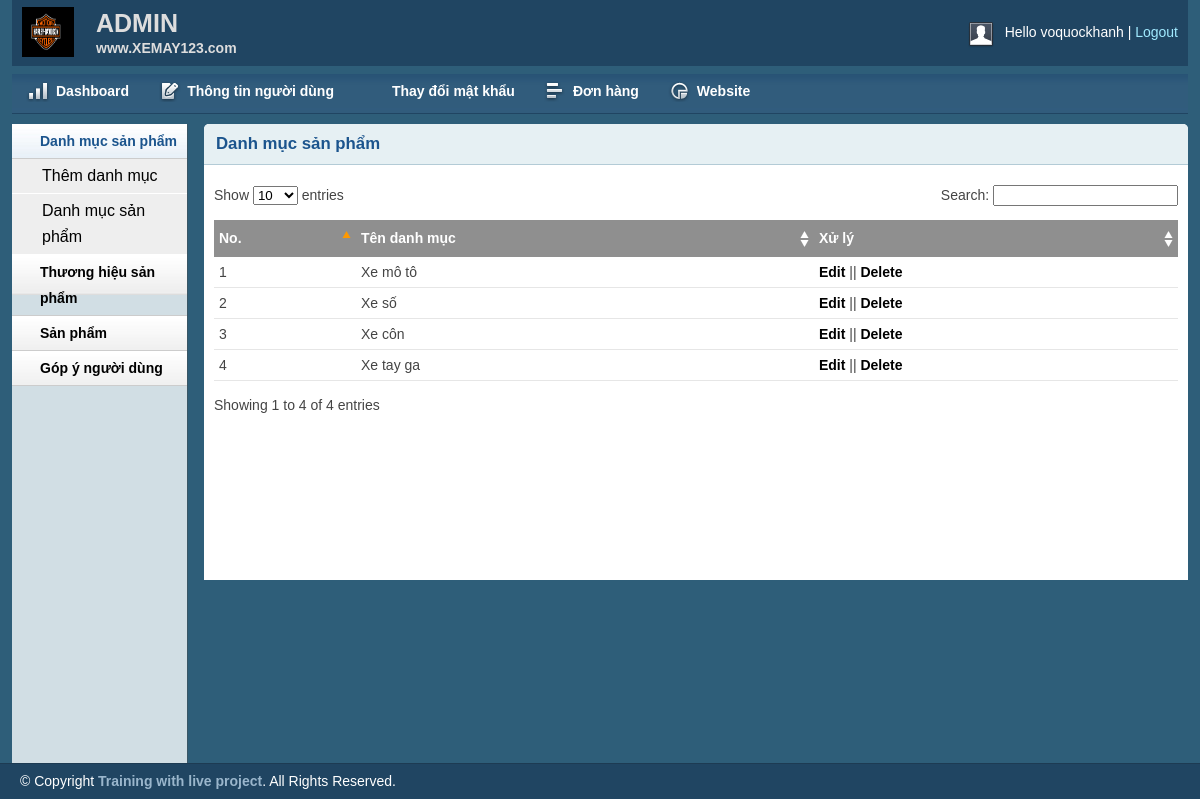
The app's page /admin/catlist.php (signed in) with its own data.
### tables this page shows
CREATE TABLE `tbl_category` (
  `catId` int(11) NOT NULL,
  `catName` varchar(255) NOT NULL
);

### lib/database.php (called while the page is built, shortened)
<?php
class Database {
    public $host = DB_HOST;
    public $user = DB_USER;
    public $pass = DB_PASS;
    public $dbname = DB_NAME;
    public $link;
    private function connectDB() {
        $this->link = new mysqli($this->host, $this->user, $this->pass, $this->dbname);
        $this->link->set_charset("utf8");
    }
    public function insert($query) {
        $insert_row = $this->link->query($query) or die($this->link->error . __LINE__);
        if ($insert_row) {
            return $insert_row;
        } else {
            return false;
        }
    }
}
?>

### classes/category.php (called while the page is built, shortened)
<?php
$filepath = realpath(dirname(__FILE__));
include_once ($filepath.'/../lib/database.php');
?>
<?php
class category
{
	private $db;
	public function __construct()
	{
		$this->db = new Database();
	}
	public function show_category()
	{
		$query = "SELECT * FROM tbl_category order by catId DESC";
			$result =$this->db->insert($query);
			return $result;
	}
}
?>

### admin/catlist.php (the view, shortened to what this page needs)
<?php include 'inc/header.php';?>
<?php include 'inc/sidebar.php';?>
<?php include '../classes/category.php';  ?>
<?php
    $cat = new category();
 ?>
        <div class="grid_10">
            <div class="box round first grid">
                <h2>Danh mục sản phẩm</h2>
                <div class="block">
                    <table class="data display datatable" id="example">
					<thead>
						<tr>
							<th>No.</th>
							<th>Tên danh mục</th>
							<th>Xử lý</th>
						</tr>
					</thead>
					<tbody>
						<?php
							$show_cat = $cat -> show_category();
							if($show_cat){
								$i = 0;
								while($result = $show_cat -> fetch_assoc()){
									$i++;
						?>
						<tr class="odd gradeX">
							<td><?php echo $i; ?></td>
							<td><?php echo $result['catName']; ?></td>
							<td><a href="catedit.php?catid=<?php echo $result['catId']; ?>">Edit</a> || <a onclick = "return confirm('Are you want to delete???')" href="?delid=<?php echo $result['catId'] ?>">Delete</a></td>
						</tr>
						<?php
							}
						}
						 ?>
					</tbody>
				</table>
               </div>
            </div>
        </div>
<?php include 'inc/footer.php';?>

### admin/css/text.css (style rules this page uses)
body { font: 13px/1.5 Tahoma, Helvetica, Arial, 'Liberation Sans', FreeSans, sans-serif; }
h2 { font-size: 23px; }
p, dl, hr, h1, h2, h3, h4, h5, h6, ol, ul, pre, table, address, fieldset { margin-bottom: 20px; }

### admin/css/grid.css (style rules this page uses)
.grid_1, .grid_2, .grid_3, .grid_4, .grid_5, .grid_6, .grid_7, .grid_8, .grid_9, .grid_10, .grid_11, .grid_12, .grid_13, .grid_14, .grid_15, .grid_16 { display: inline; float: left; margin-left: 1%; margin-right: 1%; }
.container_12 .grid_10 { width: 81.333%; }

### admin/css/layout.css (style rules this page uses)
body { background: #fff none repeat scroll 0 0; color: #444; font-size: 14px; padding: 0; }
a { color: #000; font-weight:bold; text-decoration: none; }
h1, h2, h3, h4, h5, h6 { line-height:1.2em; margin-bottom:.3em; }
h2 { margin-top:1em; }
.box { background:#fff; margin-bottom:20px; padding:10px 10px 10px 10px; margin-left:-8px; }
.box.grid { padding-bottom:40px; }
.box.round { -moz-border-radius: 5px 5px 0px 0px; -webkit-border-radius: 5px 5px 0px 0px; border-radius: 5px 5px 0px 0px; }
.box h2 { font-size:1.2em; font-weight:bold; color:#1B548D; background:#E6F0F3; margin:-10px -10px 0 -10px; padding:10px 12px; border-bottom:1px solid #B3CBD6; -moz-border-radius: 5px 5px 0px 0px; -webkit-border-radius: 5px 5px 0px 0px; border-radius: 5px 5px 0px 0px; }
.box.first { min-height: 406px; }
.block { padding-top:20px; }
.block { padding-bottom:1px; }
table.display { margin: 0 auto; clear: both; width: 100%; }
.sorting_asc { background: #8f8f8f url(../img/table/sort_asc.png) no-repeat center right; padding:8px 5px; text-align:left; color:#fff; }
.sorting { background:#8f8f8f url(../img/table/sort_both.png) no-repeat center right; padding:8px 5px; text-align:left; color:#fff; }
tr.odd { height: 30px; line-height: 30px; border-bottom:1px solid #e6e6e6; }
tr.even { height: 30px; line-height: 30px; border-bottom:1px solid #e6e6e6; }
tr.odd td, tr.even td { padding-left:5px; }

### records on screen
tbl_category: catName "Xe mô tô"
tbl_category: catName "Xe số"
tbl_category: catName "Xe côn"
tbl_category: catName "Xe tay ga"

### other values on screen
Session:: get('adminName') "voquockhanh"
